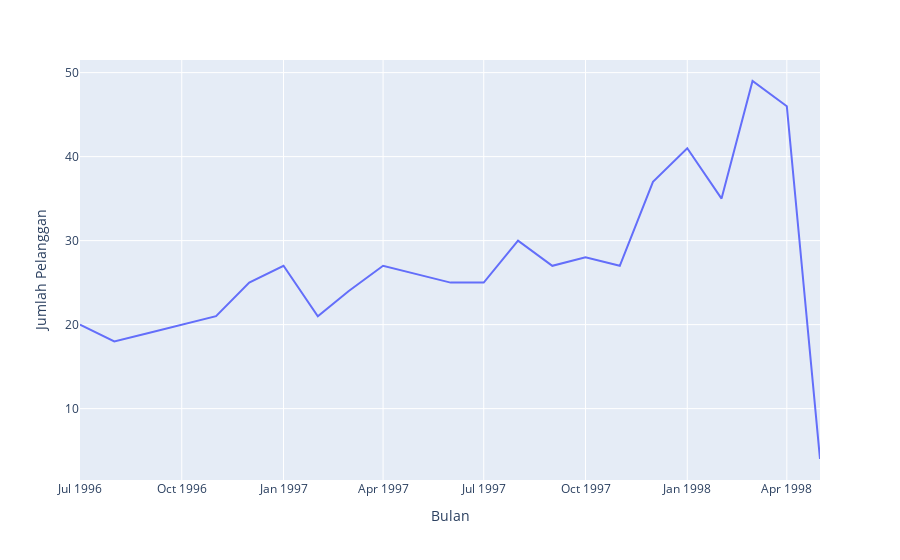

Source (notebook cell):
### Markdown cell above
#### **Jumlah Pelanggan Northwind Per Bulan**

### Code cell
px.line(
    df_rate_customers,
    x='orders_month', y='CustomerID',
    labels={'orders_month': 'Bulan', 'CustomerID': 'Jumlah Pelanggan'}
)

### Figure 1 — Plotly figure (JSON) as saved in the notebook; plotly's stock layout.template omitted (floating-point values rounded to 4 significant figures)
{"data": [{"hovertemplate": "Bulan=%{x}<br>Jumlah Pelanggan=%{y}<extra></extra>", "legendgroup": "", "line": {"color": "#636efa", "dash": "solid"}, "marker": {"symbol": "circle"}, "mode": "lines", "name": "", "orientation": "v", "showlegend": false, "type": "scatter", "x": ["1996-07", "1996-08", "1996-09", "1996-10", "1996-11", "1996-12", "1997-01", "1997-02", "1997-03", "1997-04", "1997-05", "1997-06", "1997-07", "1997-08", "1997-09", "1997-10", "1997-11", "1997-12", "1998-01", "1998-02", "1998-03", "1998-04", "1998-05"], "xaxis": "x", "y": [20, 18, 19, 20, 21, 25, 27, 21, 24, 27, 26, 25, 25, 30, 27, 28, 27, 37, 41, 35, 49, 46, 4], "yaxis": "y"}], "layout": {"legend": {"tracegroupgap": 0}, "margin": {"t": 60}, "xaxis": {"anchor": "y", "domain": [0, 1], "title": {"text": "Bulan"}}, "yaxis": {"anchor": "x", "domain": [0, 1], "title": {"text": "Jumlah Pelanggan"}}}}
